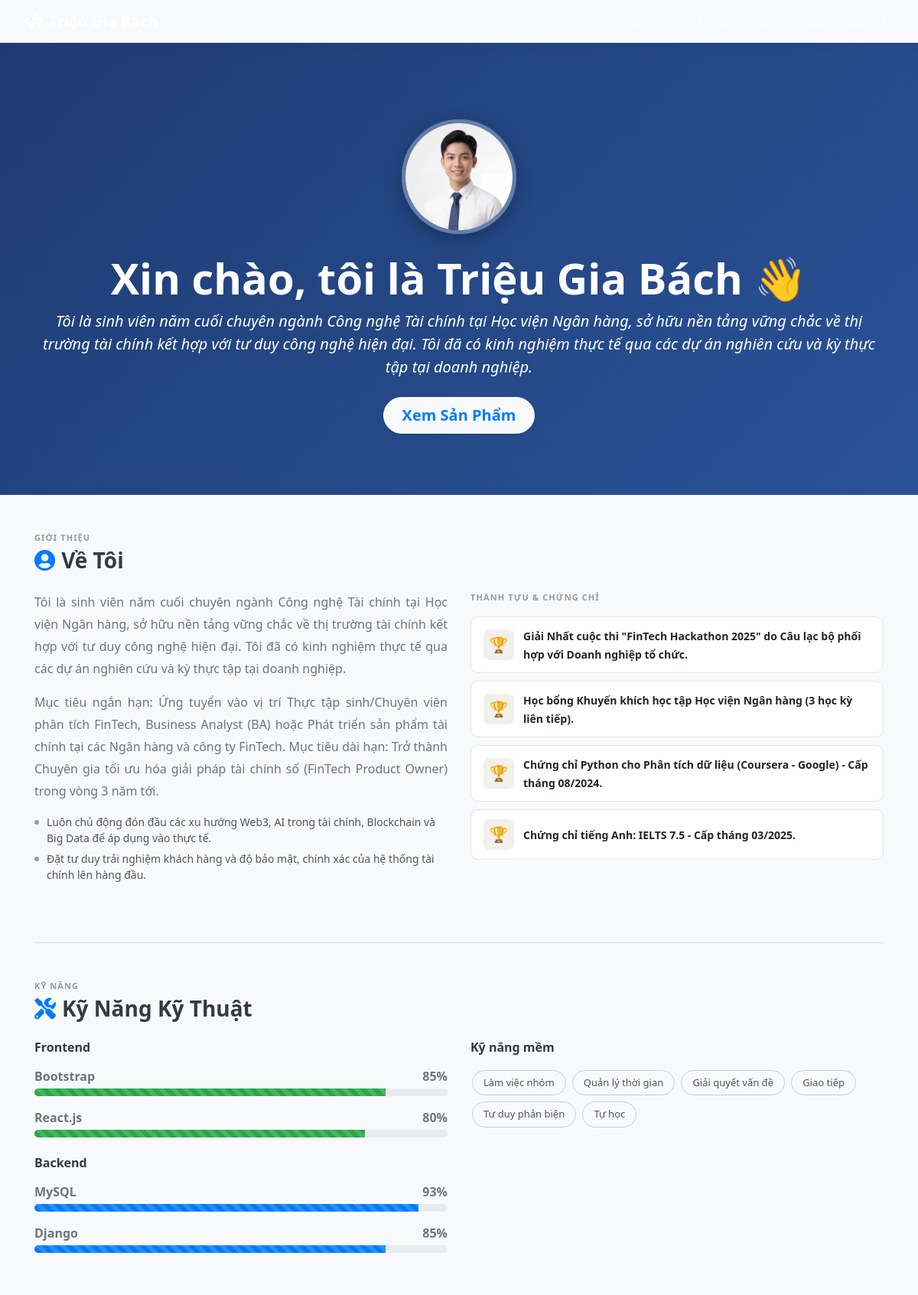
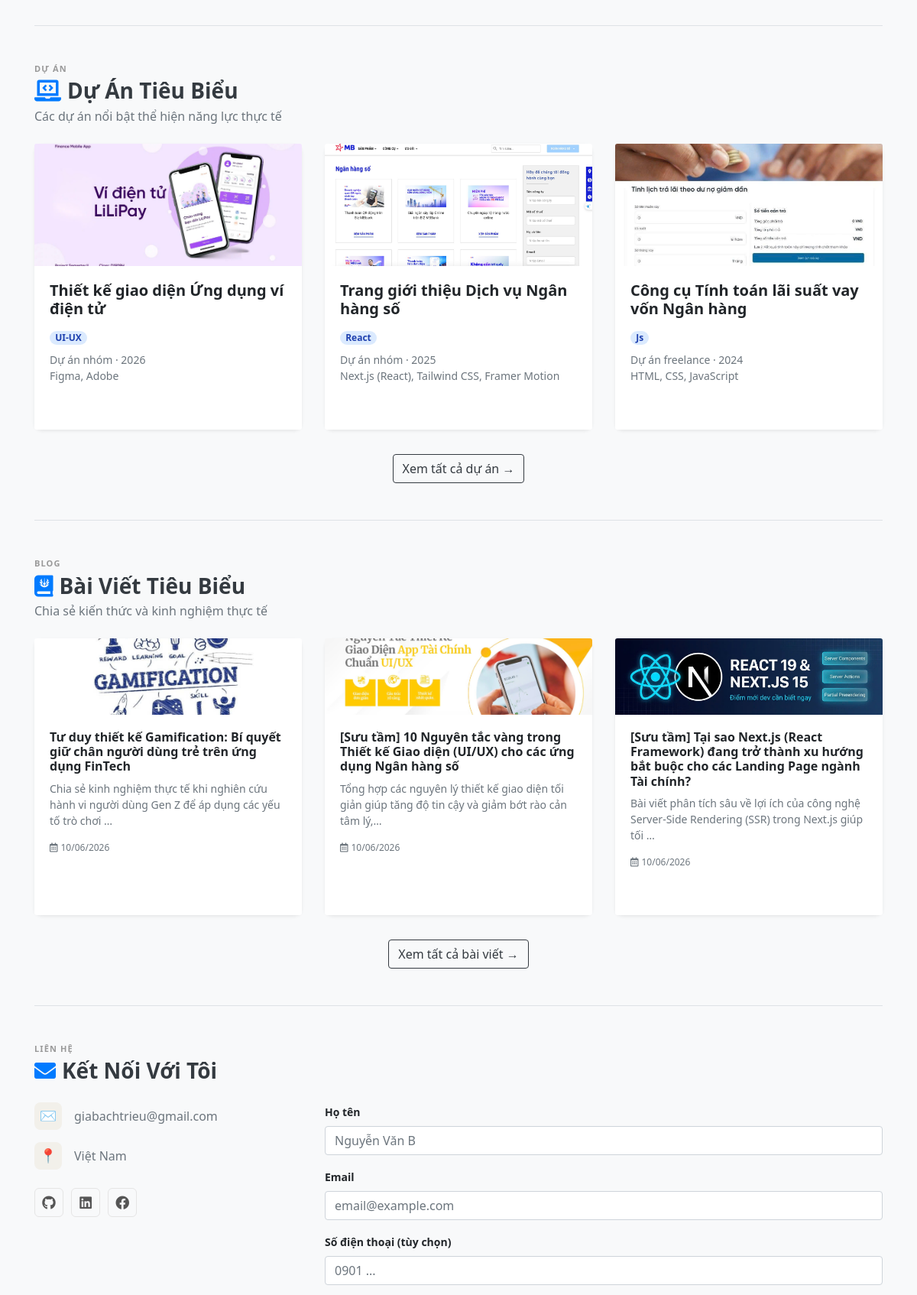
The page / (upper part) on the database its author committed (2 pictures, top to bottom).
### portfolio/models.py (models this page shows, shortened)
class Profile(models.Model):
    user              = models.OneToOneField(User, on_delete=models.CASCADE)
    full_name         = models.CharField(max_length=100)
    avatar            = models.ImageField(upload_to='avatars/', blank=True, null=True)
    bio               = models.TextField(blank=True, null=True)
    career_goal       = models.TextField(blank=True, null=True)
    core_values       = models.TextField(blank=True, null=True)
    achievements      = models.TextField(blank=True, null=True)
    achievement_image = models.ImageField(upload_to='achievements/', blank=True, null=True)
    updated_at        = models.DateTimeField(auto_now=True)

class Skill(models.Model):
    CATEGORY_CHOICES = [
        ('FE',   'Frontend'),
        ('BE',   'Backend'),
        ('SOFT', 'Soft Skill'),
    ]
    name     = models.CharField(max_length=50)
    level    = models.IntegerField(validators=[MinValueValidator(1), MaxValueValidator(100)])
    category = models.CharField(max_length=4, choices=CATEGORY_CHOICES)

class Project(models.Model):
    CATEGORY_CHOICES = [
        ('React',  'React'),
        ('Js',     'JavaScript'),
        ('UI-UX',  'UI/UX'),
        ('DevOps', 'DevOps'),
    ]
    TYPE_CHOICES = [
        ('personal',  'Dự án cá nhân'),
        ('team',      'Dự án nhóm'),
        ('freelance', 'Dự án freelance'),
    ]
    title        = models.CharField(max_length=200)
    project_type = models.CharField(max_length=20, choices=TYPE_CHOICES)
    category     = models.CharField(max_length=20, choices=CATEGORY_CHOICES)
    thumbnail    = models.ImageField(upload_to='projects/')
    tools_used   = models.CharField(max_length=200)
    year         = models.IntegerField()
    is_featured  = models.BooleanField(default=False)

class Blog(models.Model):
    CATEGORY_CHOICES = [
        ('react',  'React'),
        ('js',     'JavaScript'),
        ('ui-ux',  'UI/UX'),
        ('devops', 'DevOps'),
    ]
    title       = models.CharField(max_length=200)
    summary     = models.TextField()
    category    = models.CharField(max_length=20, choices=CATEGORY_CHOICES)
    thumbnail   = models.ImageField(upload_to='blog/', blank=True, null=True)
    created_at  = models.DateTimeField(auto_now_add=True)
    is_featured = models.BooleanField(default=False)

### portfolio/views.py (the view)
# urls.py: path('',                    views.home,          name='home'),
def home(request):
    profile  = Profile.objects.first()
    skills_fe = Skill.objects.filter(category='FE').order_by('-level')
    skills_be = Skill.objects.filter(category='BE').order_by('-level')
    skills_soft = Skill.objects.filter(category='SOFT')
    featured_projects = Project.objects.filter(is_featured=True)[:3]
    featured_blogs    = Blog.objects.filter(is_featured=True)[:3]
    form = ContactForm()
    if request.method == 'POST':
        form = ContactForm(request.POST)
        if form.is_valid():
            form.save()
            messages.success(request, '✅ Tin nhắn đã được gửi! Tôi sẽ phản hồi trong vòng 24 giờ.')
            return redirect('home')
    context = {
        'profile': profile,
        'skills_fe': skills_fe,
        'skills_be': skills_be,
        'skills_soft': skills_soft,
        'featured_projects': featured_projects,
        'featured_blogs': featured_blogs,
        'form': form,
    }
    return render(request, 'portfolio/home.html', context)

### portfolio/templates/portfolio/home.html (shortened to what this page needs)
{% extends 'portfolio/base.html' %}
{% load static %}
{% block content %}
<header class="home-section" id="home-top">
  <div class="container text-center">
    {% if profile.avatar %}
      <img src="{{ profile.avatar.url }}" alt="Avatar" class="home-avatar mb-4">
    {% else %}
      <div class="home-avatar-placeholder mx-auto mb-4">
        {{ profile.full_name|slice:":2"|upper|default:"NA" }}
      </div>
    {% endif %}
    <h1 class="display-4 font-weight-bold">
      Xin chào, tôi là {{ profile.full_name|default:"Nguyen Van A" }} 👋
    </h1>
    <p class="lead font-italic mt-2 mb-4">
      {{ profile.bio|default:"Fullstack Developer · Đam mê xây dựng sản phẩm thực tế và chia sẻ kiến thức" }}
    </p>
    <a href="{% url 'project_list' %}" class="btn btn-light btn-lg rounded-pill px-4 shadow-sm font-weight-bold text-primary">
      Xem Sản Phẩm
    </a>
  </div>
</header>
<div class="container">
  <section class="py-5 border-bottom" id="about">
    <div class="section-eyebrow">Giới thiệu</div>
    <h3 class="font-weight-bold text-dark mb-4">
      <i class="fas fa-user-circle mr-2 text-primary"></i>Về Tôi
    </h3>
    <div class="row">
      <div class="col-md-6 mb-4">
        {% if profile.bio %}
          <p class="text-secondary text-justify" style="line-height:1.8">{{ profile.bio }}</p>
        {% endif %}
        {% if profile.career_goal %}
          <p class="text-secondary text-justify" style="line-height:1.8">{{ profile.career_goal }}</p>
        {% endif %}
        {% if profile.core_values %}
          <div class="mt-3">
            {% for val in profile.core_values.splitlines %}
              {% if val %}
              <div class="value-item">
                <div class="value-dot"></div>{{ val }}
              </div>
              {% endif %}
            {% endfor %}
          </div>
        {% endif %}
      </div>
      <div class="col-md-6 mb-4">
        <div class="section-eyebrow mb-3">Thành tựu &amp; chứng chỉ</div>
        {% if profile.achievements %}
          {% for item in profile.achievements.splitlines %}
            {% if item %}
            <div class="cert-item">
              <div class="cert-icon">🏆</div>
              <div><strong style="font-size:14px">{{ item }}</strong></div>
            </div>
            {% endif %}
          {% endfor %}
        {% endif %}
      </div>
    </div>
  </section>
  <section class="py-5 border-bottom" id="skills">
    <div class="section-eyebrow">Kỹ năng</div>
    <h3 class="font-weight-bold text-dark mb-4">
      <i class="fas fa-tools mr-2 text-primary"></i>Kỹ Năng Kỹ Thuật
    </h3>
    <div class="row">
      <div class="col-md-6 mb-4">
        <h6 class="font-weight-bold text-dark mb-3">Frontend</h6>
        {% for skill in skills_fe %}
        <div class="mb-3">
          <div class="d-flex justify-content-between font-weight-bold text-secondary mb-1">
            <span>{{ skill.name }}</span><span>{{ skill.level }}%</span>
          </div>
          <div class="progress skill-bar-wrap">
            <div class="progress-bar bg-success progress-bar-striped progress-bar-animated"
                 role="progressbar" style="width:{{ skill.level }}%"></div>
          </div>
        </div>
        {% endfor %}
        {% if skills_be %}
        <h6 class="font-weight-bold text-dark mb-3 mt-4">Backend</h6>
        {% for skill in skills_be %}
        <div class="mb-3">
          <div class="d-flex justify-content-between font-weight-bold text-secondary mb-1">
            <span>{{ skill.name }}</span><span>{{ skill.level }}%</span>
          </div>
          <div class="progress skill-bar-wrap">
            <div class="progress-bar bg-primary progress-bar-striped progress-bar-animated"
                 role="progressbar" style="width:{{ skill.level }}%"></div>
          </div>
        </div>
        {% endfor %}
        {% endif %}
      </div>
      <div class="col-md-6 mb-4">
        <h6 class="font-weight-bold text-dark mb-3">Kỹ năng mềm</h6>
        {% for skill in skills_soft %}
          <span class="chip">{{ skill.name }}</span>
        {% endfor %}
      </div>
    </div>
  </section>
  <section class="py-5 border-bottom" id="projects-home">
    <div class="section-eyebrow">Dự án</div>
    <h3 class="font-weight-bold text-dark mb-1">
      <i class="fas fa-laptop-code mr-2 text-primary"></i>Dự Án Tiêu Biểu
    </h3>
    <p class="text-muted mb-4">Các dự án nổi bật thể hiện năng lực thực tế</p>
    <div class="row">
      {% for project in featured_projects %}
      <div class="col-md-4 mb-4">
        <div class="card h-100 shadow-sm portfolio-card">
          {% if project.thumbnail %}
            <img src="{{ project.thumbnail.url }}" class="card-img-top" alt="{{ project.title }}" style="height:160px;object-fit:cover">
          {% else %}
            <div class="card-img bg-light d-flex align-items-center justify-content-center" style="height:120px">
              <span class="card-img-placeholder">🗂</span>
            </div>
          {% endif %}
          <div class="card-body">
            <h5 class="card-title font-weight-bold">{{ project.title }}</h5>
            <span class="badge badge-pill" style="background:#dbeafe;color:#1e40af">{{ project.category }}</span>
            <p class="text-muted small mt-2 mb-0">{{ project.get_project_type_display }} · {{ project.year }}</p>
            <p class="text-muted small">{{ project.tools_used }}</p>
          </div>
          <div class="card-footer bg-white border-0">
          </div>
        </div>
      </div>
      {% empty %}
      <div class="col-12">
        <p class="text-muted">Chưa có dự án nổi bật. Hãy đánh dấu is_featured trong admin.</p>
      </div>
      {% endfor %}
    </div>
    <div class="text-center mt-2">
      <a href="{% url 'project_list' %}" class="btn btn-outline-dark">Xem tất cả dự án →</a>
    </div>
  </section>
  <section class="py-5 border-bottom" id="blog-home">
    <div class="section-eyebrow">Blog</div>
    <h3 class="font-weight-bold text-dark mb-1">
      <i class="fas fa-journal-whills mr-2 text-primary"></i>Bài Viết Tiêu Biểu
    </h3>
    <p class="text-muted mb-4">Chia sẻ kiến thức và kinh nghiệm thực tế</p>
    <div class="row">
      {% for blog in featured_blogs %}
      <div class="col-md-4 mb-4">
        <div class="card shadow-sm border-0 h-100 portfolio-card">
          {% if blog.thumbnail %}
            <img src="{{ blog.thumbnail.url }}" class="card-img-top" alt="{{ blog.title }}" style="height:100px;object-fit:cover">
          {% else %}
            <div class="card-img bg-light d-flex align-items-center justify-content-center" style="height:100px">
              <span style="font-size:32px;opacity:.4">📄</span>
            </div>
          {% endif %}
          <div class="card-body">
            <h6 class="font-weight-bold">{{ blog.title }}</h6>
            <p class="text-secondary small">{{ blog.summary|truncatechars:100 }}</p>
            <p class="text-muted" style="font-size:12px">
              <i class="far fa-calendar-alt mr-1"></i>{{ blog.created_at|date:"d/m/Y" }}
            </p>
          </div>
          <div class="card-footer bg-white border-0">
          </div>
        </div>
      </div>
      {% empty %}
      <div class="col-12">
        <p class="text-muted">Chưa có bài viết nổi bật. Hãy đánh dấu is_featured trong admin.</p>
      </div>
      {% endfor %}
    </div>
    <div class="text-center mt-2">
      <a href="{% url 'blog_list' %}" class="btn btn-outline-dark">Xem tất cả bài viết →</a>
    </div>
  </section>
  <section class="py-5" id="contact">
    <div class="section-eyebrow">Liên hệ</div>
    <h3 class="font-weight-bold text-dark mb-4">
      <i class="fas fa-envelope mr-2 text-primary"></i>Kết Nối Với Tôi
    </h3>
    <div class="row">
      <div class="col-md-4 mb-4">
        <div class="d-flex align-items-center mb-3">
          <div class="contact-icon-box mr-3">✉️</div>
          <span class="text-secondary">{{ profile.user.email|default:"email@example.com" }}</span>
        </div>
        <div class="d-flex align-items-center mb-4">
          <div class="contact-icon-box mr-3">📍</div>
          <span class="text-secondary">Việt Nam</span>
        </div>
        <div>
          <a class="social-btn" href="https://github.com" target="_blank" title="GitHub"><i class="fab fa-github"></i></a>
          <a class="social-btn" href="https://linkedin.com" target="_blank" title="LinkedIn"><i class="fab fa-linkedin"></i></a>
          <a class="social-btn" href="https://facebook.com" target="_blank" title="Facebook"><i class="fab fa-facebook"></i></a>
        </div>
      </div>
      <div class="col-md-8">
        <form method="POST" action="{% url 'home' %}#contact">
          {% for field in form %}
          <div class="form-group">
            <label class="font-weight-bold small">{{ field.label }}</label>
            {{ field }}
          </div>
          {% endfor %}
        </form>
      </div>
    </div>
  </section>
</div>
{% endblock %}

### static/css/style.css (style rules this page uses)
body { background-color: #f8f9fa; font-family: 'Segoe UI', Tahoma, Geneva, Verdana, sans-serif; scroll-behavior: smooth; }
.home-section { background: linear-gradient(135deg, #1e3c72 0%, #2a5298 100%); color: white; padding: 100px 0 80px; text-align: center; }
.home-avatar { width: 150px; height: 150px; border-radius: 50%; object-fit: cover; border: 5px solid rgba(255,255,255,0.3); box-shadow: 0 8px 24px rgba(0,0,0,0.25); }
.section-eyebrow { font-size: 11px; font-weight: 600; letter-spacing: .1em; text-transform: uppercase; color: #999; margin-bottom: 4px; }
.portfolio-card { transition: transform .3s ease, box-shadow .3s ease; border: none; border-radius: 10px; }
.skill-bar-wrap { height: 10px; border-radius: 5px; }
.cert-item { display: flex; align-items: center; gap: 12px; padding: 12px 16px; border: 1px solid #e5e5e5; border-radius: 10px; background: #fff; margin-bottom: 10px; }
.cert-icon { width: 40px; height: 40px; border-radius: 8px; background: #f2f0ea; display: flex; align-items: center; justify-content: center; font-size: 20px; flex-shrink: 0; }
.value-item { display: flex; align-items: flex-start; gap: 10px; font-size: 14px; color: #555; margin-bottom: 6px; }
.value-dot { width: 6px; height: 6px; border-radius: 50%; background: #999; margin-top: 8px; flex-shrink: 0; }
.chip { font-size: 13px; padding: 6px 14px; border: 1px solid #ccc; border-radius: 20px; color: #555; display: inline-block; margin: 4px 2px; }
.contact-icon-box { width: 36px; height: 36px; background: #f2f0ea; border-radius: 8px; display: flex; align-items: center; justify-content: center; font-size: 18px; flex-shrink: 0; }
.social-btn { width: 38px; height: 38px; border: 1px solid #e5e5e5; border-radius: 6px; display: inline-flex; align-items: center; justify-content: center; font-size: 18px; color: #555; text-decoration: none; transition: all .15s; margin-right: 6px; }

### rows shown on the page
Profile: avatar (picture), full_name "Triệu Gia Bách", bio "Tôi là sinh viên năm cuối chuyên ngành Công nghệ Tài chính tại Học viện Ngân hàng, sở hữu nền tảng vững chắc về thị trường tài chính kết hợp với tư duy công nghệ hiện đại. Tôi đã có kinh nghiệm thực tế qua các dự án nghiên cứu và kỳ thực tập tại doanh nghiệp.", career_goal "Mục tiêu ngắn hạn: Ứng tuyển vào vị trí Thực tập sinh/Chuyên viên phân tích FinTech, Business Analyst (BA) hoặc Phát triển sản phẩm tài chính tại các Ngân hàng và công ty FinTech. Mục tiêu dài hạn: Trở thành Chuyên gia tối ưu hóa giải pháp tài chính số (FinTech Product Owner) trong vòng 3 năm tới.", user.email "giabachtrieu@gmail.com"
Skill: name "Bootstrap", level "85"
Skill: name "React.js", level "80"
Skill: name "MySQL", level "93"
Skill: name "Django", level "85"
Skill: name "Làm việc nhóm"
Skill: name "Quản lý thời gian"
Skill: name "Giải quyết vấn đề"
Skill: name "Giao tiếp"
Skill: name "Tư duy phản biện"
Skill: name "Tự học"
Project: thumbnail (picture), title "Thiết kế giao diện Ứng dụng ví điện tử", category "UI-UX", project_type "Dự án nhóm", year "2026", tools_used "Figma, Adobe"
Project: thumbnail (picture), title "Trang giới thiệu Dịch vụ Ngân hàng số", category "React", project_type "Dự án nhóm", year "2025", tools_used "Next.js (React), Tailwind CSS, Framer Motion"
Project: thumbnail (picture), title "Công cụ Tính toán lãi suất vay vốn Ngân hàng", category "Js", project_type "Dự án freelance", year "2024", tools_used "HTML, CSS, JavaScript"
Blog: thumbnail (picture), title "Tư duy thiết kế Gamification: Bí quyết giữ chân người dùng trẻ trên ứng dụng FinTech", summary "Chia sẻ kinh nghiệm thực tế khi nghiên cứu hành vi người dùng Gen Z để áp dụng các yếu tố trò chơi …", created_at "10/06/2026"
Blog: thumbnail (picture), title "[Sưu tầm] 10 Nguyên tắc vàng trong Thiết kế Giao diện (UI/UX) cho các ứng dụng Ngân hàng số", summary "Tổng hợp các nguyên lý thiết kế giao diện tối giản giúp tăng độ tin cậy và giảm bớt rào cản tâm lý,…", created_at "10/06/2026"
Blog: thumbnail (picture), title "[Sưu tầm] Tại sao Next.js (React Framework) đang trở thành xu hướng bắt buộc cho các Landing Page ngành Tài chính?", summary "Bài viết phân tích sâu về lợi ích của công nghệ Server-Side Rendering (SSR) trong Next.js giúp tối …", created_at "10/06/2026"

### other values the page prints
{{ val }} "Luôn chủ động đón đầu các xu hướng Web3, AI trong tài chính, Blockchain và Big Data để áp dụng vào thực tế." "Đặt tư duy trải nghiệm khách hàng và độ bảo mật, chính xác của hệ thống tài chính lên hàng đầu."
{{ item }} "Giải Nhất cuộc thi \"FinTech Hackathon 2025\" do Câu lạc bộ phối hợp với Doanh nghiệp tổ chức." "Học bổng Khuyến khích học tập Học viện Ngân hàng (3 học kỳ liên tiếp)." "Chứng chỉ Python cho Phân tích dữ liệu (Coursera - Google) - Cấp tháng 08/2024." "Chứng chỉ tiếng Anh: IELTS 7.5 - Cấp tháng 03/2025."
{{ field.label }} "Họ tên" "Email" "Số điện thoại (tùy chọn)"
